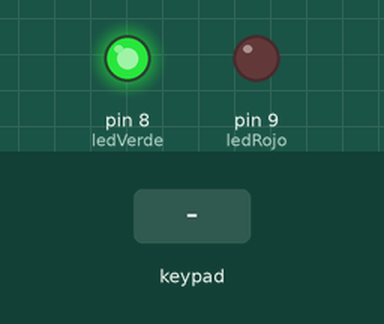
Recording of a sketch running on a simulated Arduino Uno, built with avr-gcc and run on an emulated ATmega328P. On the bench: output pins drawn as LEDs (lit = HIGH). The test bench sets the inputs (shaded band).

Above: at 1.2 s.
1.3 s: key 'A' pressed
At 2.1 s:
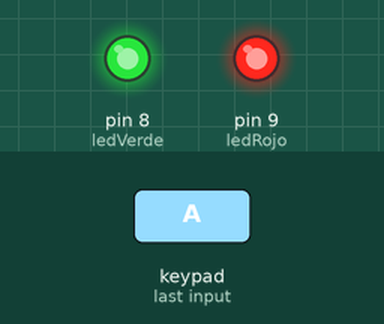
Timing chart, 0 to 4.3 s (numbered marks = the images above; inputs shaded):
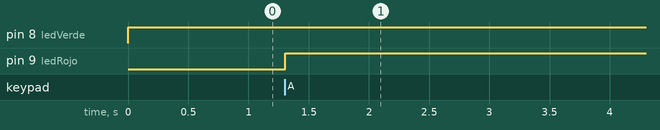

Measured:
- after the input at 1.3 s, pin 9 (ledRojo): LOW → HIGH at once

The sketch:

Ejercicio2.2.ino
```cpp
/* Sensores y actuadores - Ejercicio 2
  Ana Escobar Llamazares
  Alberto Freije Carballo
  Luis Carlos Hurlé Fleitas
*/
#include <Keypad.h>

//leds
int ledRojo = 9;
int ledVerde = 8;

//teclado
const byte nfilas = 4;
const byte ncolumnas = 4;
char teclas[nfilas][ncolumnas] = {
  {'1','2','3','A'},
  {'4','5','6','B'},
  {'7','8','9','C'},
  {'*','0','#','D'}
};

byte pfilas[nfilas] = {2, 3, 4, 5};// Filas
byte pcolumnas[ncolumnas] = {A0, A1, A2, A3}; //Columnas

Keypad teclado = Keypad(makeKeymap(teclas), pfilas, pcolumnas, nfilas, ncolumnas);


void setup()
{
  Serial.begin (9600);

  pinMode(ledRojo, OUTPUT);
  pinMode(ledVerde, OUTPUT);
}

void loop()
{
 digitalWrite(ledVerde, HIGH);
 char tecla = teclado.getKey();
  if (tecla == 'A'){
    digitalWrite(ledVerde, LOW);
    digitalWrite(ledRojo, HIGH);
    long tiempoPulsacion = millis();


    char teclaC = teclado.getKey();
    if(teclaC == 'C'){
       digitalWrite(ledRojo, LOW);
       digitalWrite(ledVerde, HIGH);
    }
    long tiempoLimite = millis();
    if(tiempoLimite - tiempoPulsacion >= 5000){
      digitalWrite(ledRojo, LOW);}
  }
}
```
